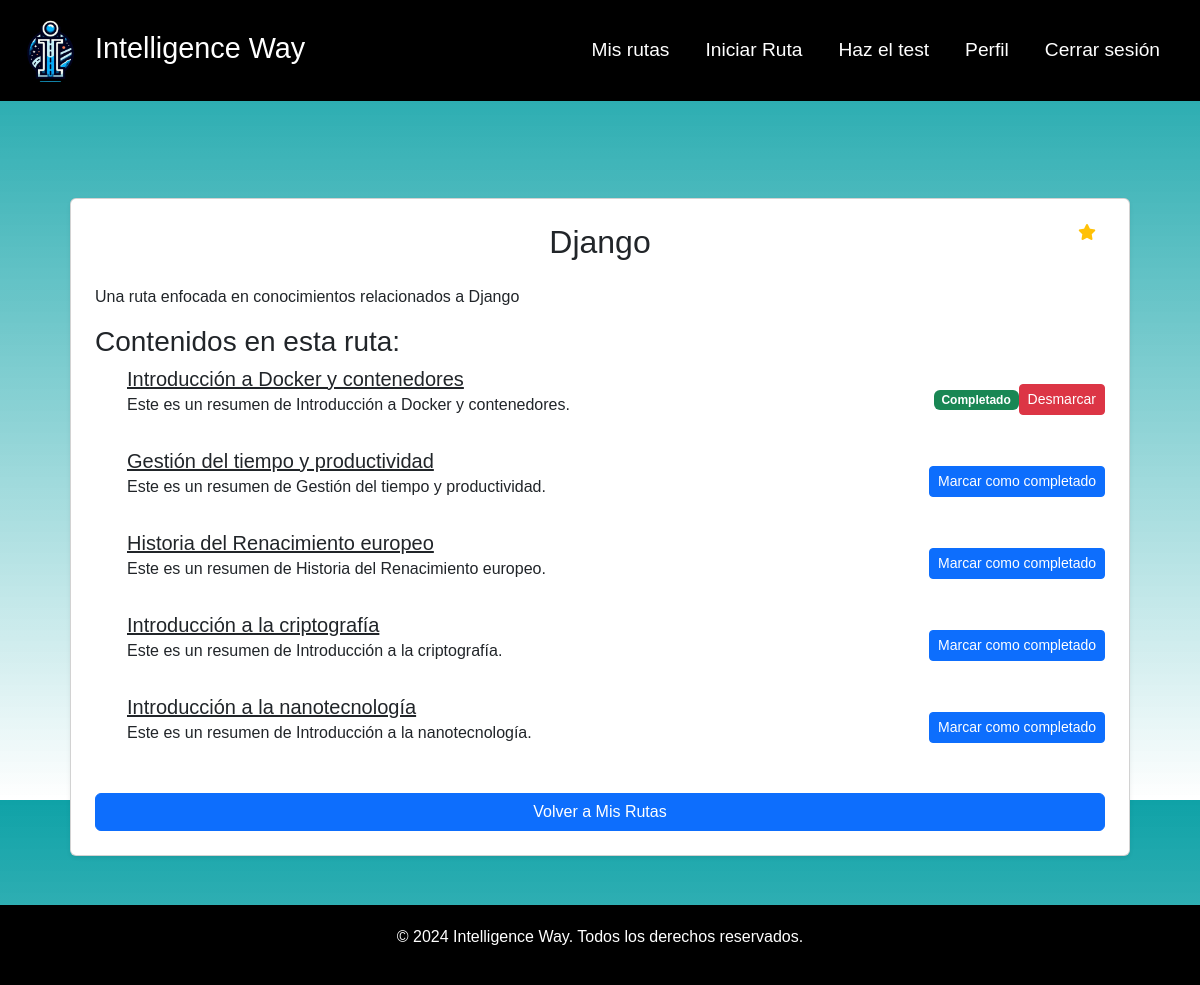
The page /route/my-routes/45/ (signed in) on the database its author committed.
### route/models.py (models this page shows, shortened)
class RutaAprendizaje(models.Model):
    title = models.CharField(max_length=100)
    description = models.TextField(max_length=255)
    usuario = models.ForeignKey(User, on_delete=models.CASCADE)
    contenidos = models.ManyToManyField(Contenido, through='ProgresoContenido', related_name='rutas')
    completado = models.BooleanField(default=False)

class Contenido(models.Model):
    title = models.CharField(max_length=100)
    autor = models.ForeignKey(Autor, default="Autor borrado", on_delete=models.SET_DEFAULT)
    tags = models.ManyToManyField(Tag, default="Tag borrado")
    duracion = models.IntegerField()
    tipoDeContenido = models.IntegerField()
    link = models.CharField(max_length=255)
    description = models.TextField(max_length=255)
    contenidosPrevios = models.ManyToManyField('self', blank=True)
    imagen = models.ImageField(
        upload_to='IntelligenceWay/static/contenidos/img/',
        null=True, blank=True,
        default='IntelligenceWay/static/contenidos/img/default_image.jpg'
    )

### route/views.py (the view)
# urls.py: path('my-routes/<int:pk>/', views.RutaDetail.as_view(), name='ruta_detail'),
class RutaDetail(LoginRequiredMixin, DetailView):
    model = RutaAprendizaje
    template_name = 'ruta_detail.html'
    context_object_name = 'route'
    def get_context_data(self, **kwargs):
        context = super().get_context_data(**kwargs)
        context['contenidos'] = self.object.contenidos.all()
        progreso_dict = {}
        for contenido in context['contenidos']:
            progreso = ProgresoContenido.objects.filter(usuario=self.request.user, contenido=contenido).first()
            if progreso:
                progreso_dict[contenido.id] = progreso.completado  # Solo guarda el estado de completado
            else:
                progreso_dict[contenido.id] = False  # Si no hay progreso, se considera no completado
        context['progreso_dict'] = progreso_dict
        favorito = Favorito.objects.filter(usuario=self.request.user).first()
        idRuta = self.get_object().id
        ruta_actual = RutaAprendizaje.objects.get(id=idRuta)
        if ruta_actual in favorito.lista.all():
            contenido_en_favoritos = True
        else:
            contenido_en_favoritos = False
        context['contenido_en_favoritos'] = contenido_en_favoritos
        return context

### route/templatetags/custom_filters.py (called while the page is built)
@register.filter
def get_item(dictionary, key):
    return dictionary.get(key)

### route/templates/ruta_detail.html (shortened to what this page needs)
{% extends "base.html" %}
{% load custom_filters %}
{% load static %}
{% block content %}
<link rel="stylesheet" href="{% static 'css/modal.css' %}">
<link href="https://cdnjs.cloudflare.com/ajax/libs/font-awesome/6.0.0-beta3/css/all.min.css" rel="stylesheet">
<div class="container mt-5">
    <div class="card shadow-sm p-4">
        <h2 class="mb-4 text-center">{{ route.title }}</h2>
        <div style="position: absolute; top: 15px; right: 20px;">
            <form action="{% url 'agregar_a_favoritos' ruta_id=route.id %}" method="post">
                <button type="submit" class="btn btn-link">
                    <i class="fas fa-star {% if contenido_en_favoritos %}text-warning{% else %}text-muted{% endif %}"></i>
                </button>
            </form>
        </div>
        <p>{{ route.description }}</p>
        <h3>Contenidos en esta ruta:</h3>
        <ul>
            {% for contenido in contenidos %}
                <li class="d-flex justify-content-between align-items-center mb-3">
                    <div>
                        <a href="{% url 'contenido_detail' contenido.id %}" class="h5">{{ contenido.title }}</a>
                        <p>{{ contenido.description }}</p>
                    </div>
                    <div class="d-flex align-items-center">
                        {% if progreso_dict|get_item:contenido.id %}
                            <span class="badge bg-success">Completado</span>
                            <form action="{% url 'actualizar_progreso_contenido' route.id contenido.id %}" method="post" style="display:inline;">
                                <button type="submit" class="btn btn-sm btn-danger">Desmarcar</button>
                            </form>
                        {% else %}
                            <button onclick="openModal('{{ route.id }}', '{{ contenido.id }}')" class="btn btn-sm btn-primary">Marcar como completado</button>
                        {% endif %}
                    </div>
                </li>
            {% empty %}
                <li>No hay contenidos en esta ruta de aprendizaje.</li>
            {% endfor %}
        </ul>
        <a href="{% url 'my_routes' %}" class="btn btn-primary">Volver a Mis Rutas</a>
    </div>
</div>
{% endblock %}

### IntelligenceWay/static/css/styles.css (style rules this page uses)
body { font-family: Arial, sans-serif; margin: 0; color: #2B2D42; background: linear-gradient(to bottom, rgb(15, 162, 167), rgba(255, 255, 255, 0.712)); height: 100vh; margin: 0; }
.container { width: 100%; height: 100%; padding: 20px; }

### rows shown on the page
RutaAprendizaje: title "Django", description "Una ruta enfocada en conocimientos relacionados a Django"
Contenido: title "Introducción a Docker y contenedores", description "Este es un resumen de Introducción a Docker y contenedores.", shows "Completado"
Contenido: title "Gestión del tiempo y productividad", description "Este es un resumen de Gestión del tiempo y productividad."
Contenido: title "Historia del Renacimiento europeo", description "Este es un resumen de Historia del Renacimiento europeo."
Contenido: title "Introducción a la criptografía", description "Este es un resumen de Introducción a la criptografía."
Contenido: title "Introducción a la nanotecnología", description "Este es un resumen de Introducción a la nanotecnología."
